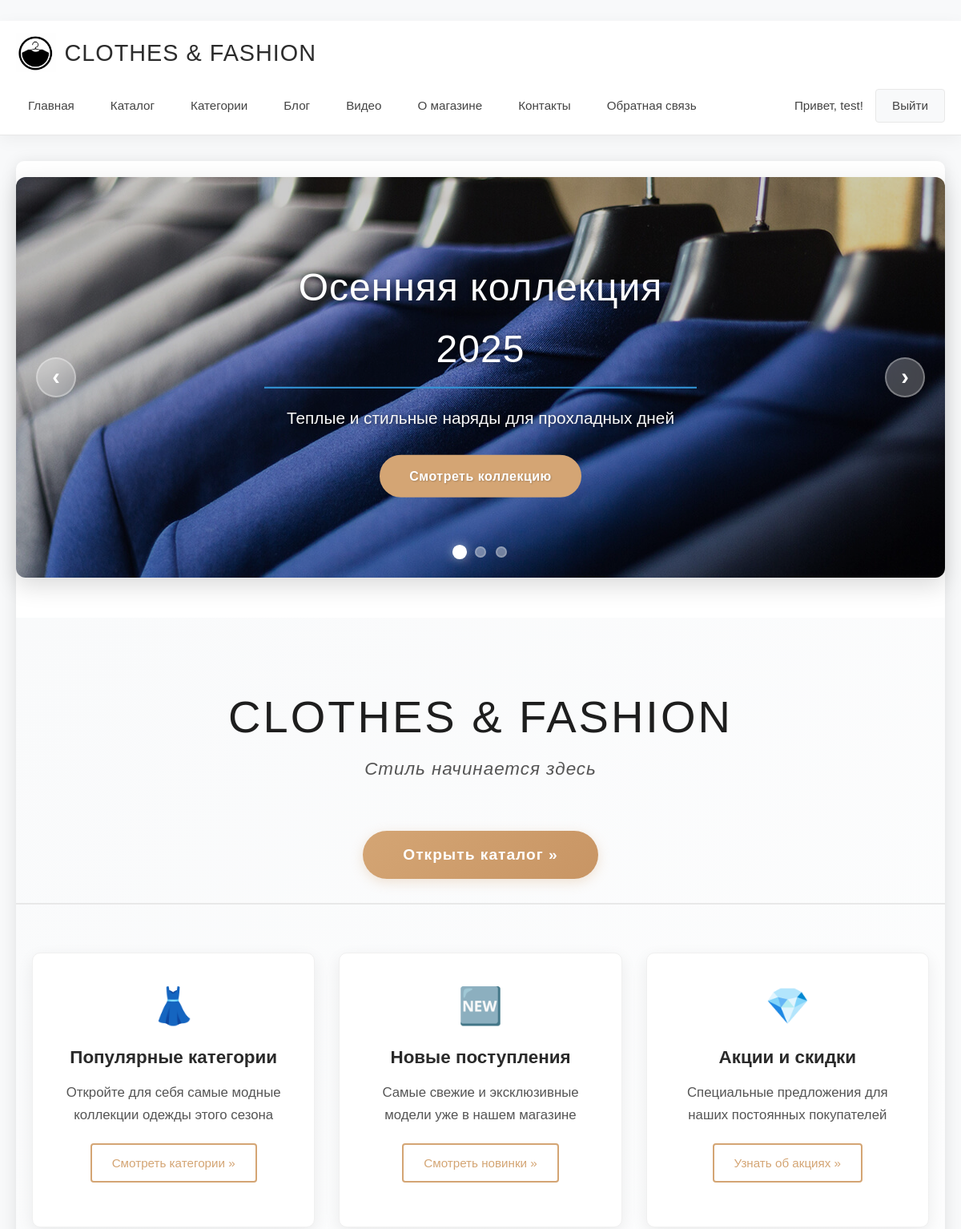
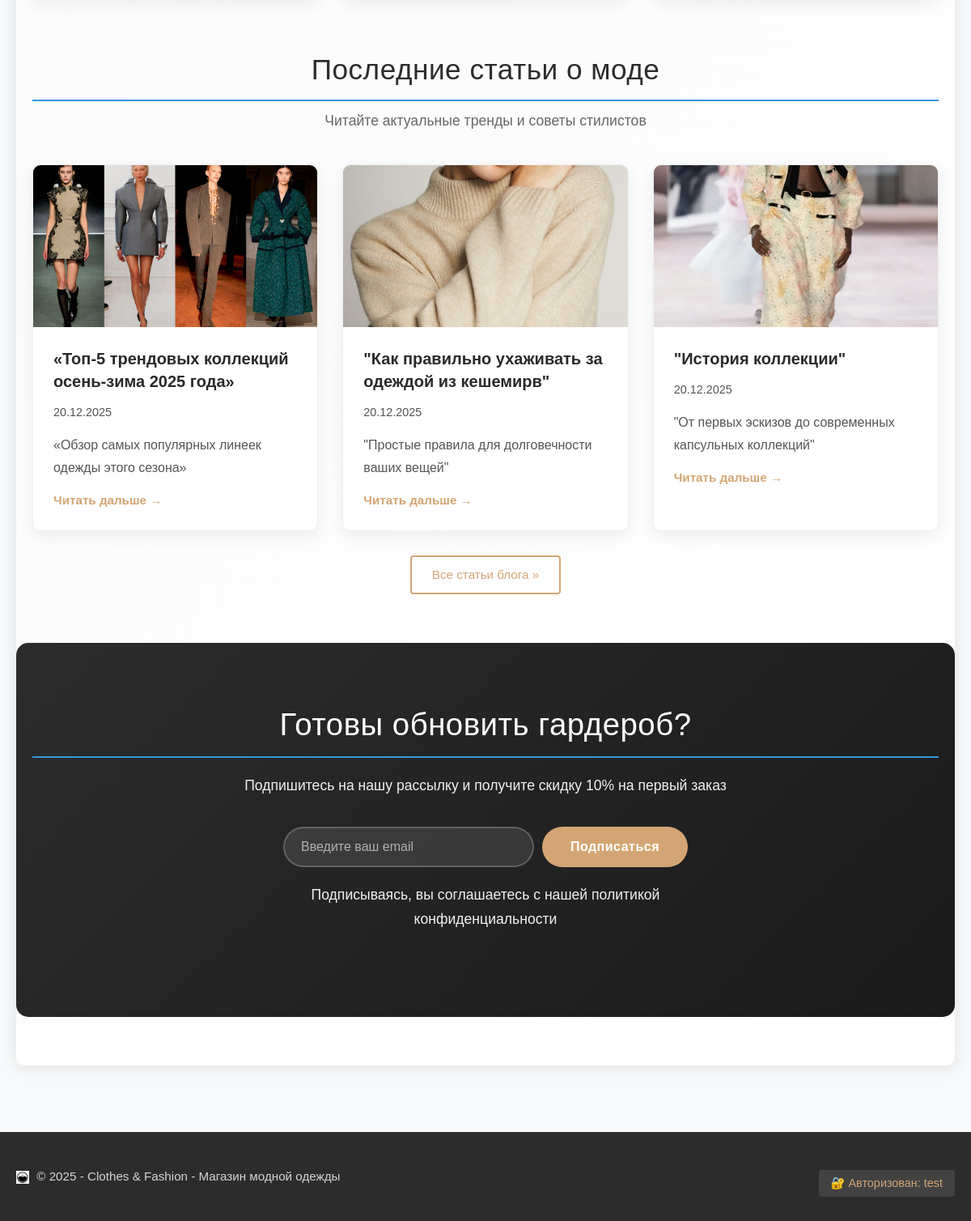
Screenshot of / (signed in) with the database file from the repository (2 pictures, top to bottom).
### app/models.py (models this page shows, shortened)
class Blog(models.Model):
    title = models.CharField(max_length=100, unique=True, verbose_name="Заголовок статьи")
    description = models.TextField(verbose_name="Краткое содержание")
    content = models.TextField(verbose_name="Полное содержание")
    posted = models.DateTimeField(default=datetime.now, db_index=True, verbose_name="Опубликована")
    image = models.FileField(
        default='temp.jpg',
        verbose_name='Путь к картинке',
        upload_to='blog_images/'
    )

### app/views.py (the view)
# urls.py: path('', views.home, name='home'),
def home(request):
    latest_posts = Blog.objects.all().order_by('-posted')[:3]
    return render(request, 'app/index.html', {
        'title': 'Clothes&Fashion - Главная страница',
        'year': datetime.now().year,
        'latest_posts': latest_posts,  # Добавлено для отображения статей на главной
    })

### app/templates/app/index.html (shortened to what this page needs)
﻿{% extends "app/layout.html" %}
{% block content %}
{% load static %}
<div class="fashion-carousel">
    <div id="fashionCarousel" class="carousel-container">
        <div class="carousel-track">
            <div class="carousel-slide active">
                <img src="{% static 'app/content/carousel1.jpg' %}" alt="Новая коллекция" class="slide-image">
                <div class="slide-content">
                    <h2 class="slide-title">Осенняя коллекция 2025</h2>
                    <p class="slide-description">Теплые и стильные наряды для прохладных дней</p>
                    <a href="/catalog" class="slide-btn">Смотреть коллекцию</a>
                </div>
            </div>
        </div>
        <button class="carousel-btn prev-btn" aria-label="Предыдущий слайд">
            <span>‹</span>
        </button>
        <button class="carousel-btn next-btn" aria-label="Следующий слайд">
            <span>›</span>
        </button>
        <div class="carousel-indicators">
            <button class="indicator active" data-index="0" aria-label="Перейти к слайду 1"></button>
            <button class="indicator" data-index="1" aria-label="Перейти к слайду 2"></button>
            <button class="indicator" data-index="2" aria-label="Перейти к слайду 3"></button>
        </div>
    </div>
</div>
<div class="fashion-home">
    <div class="page-header">
        <h1 class="brand-name">Clothes & Fashion</h1>
        <p class="tagline">Стиль начинается здесь</p>
        <p><a href="/catalog" class="btn-fashion btn-large">Открыть каталог &raquo;</a></p>
    </div>
    <div class="fashion-features">
        <div class="features-grid">
            <div class="feature-card">
                <div class="feature-icon">👗</div>
                <h4>Популярные категории</h4>
                <p>Откройте для себя самые модные коллекции одежды этого сезона</p>
                <p><a class="btn-fashion-outline" href="/categories">Смотреть категории &raquo;</a></p>
            </div>
            <div class="feature-card">
                <div class="feature-icon">🆕</div>
                <h4>Новые поступления</h4>
                <p>Самые свежие и эксклюзивные модели уже в нашем магазине</p>
                <p><a class="btn-fashion-outline" href="/catalog">Смотреть новинки &raquo;</a></p>
            </div>
            <div class="feature-card">
                <div class="feature-icon">💎</div>
                <h4>Акции и скидки</h4>
                <p>Специальные предложения для наших постоянных покупателей</p>
                <p><a class="btn-fashion-outline" href="/catalog">Узнать об акциях &raquo;</a></p>
            </div>
        </div>
    </div>
    <div class="fashion-blog-preview">
        <div class="section-header">
            <h2>Последние статьи о моде</h2>
            <p>Читайте актуальные тренды и советы стилистов</p>
        </div>
        <div class="blog-preview-grid">
            {% for post in latest_posts|slice:":3" %}
            <div class="blog-preview-card">
                {% if post.image %}
                <img src="{{ post.image.url }}" alt="{{ post.title }}" class="blog-preview-image">
                {% else %}
                <div class="blog-preview-placeholder">
                    <span>📝</span>
                </div>
                {% endif %}
                <div class="blog-preview-content">
                    <h4><a href="{% url 'blogpost' post.id %}">{{ post.title }}</a></h4>
                    <p class="blog-date">{{ post.posted|date:"d.m.Y" }}</p>
                    <p>{{ post.description|truncatewords:20 }}</p>
                    <a href="{% url 'blogpost' post.id %}" class="read-more">Читать дальше →</a>
                </div>
            </div>
            {% empty %}
            <div class="no-posts">
                <p>Пока нет статей в блоге. <a href="/newpost">Добавить первую статью</a></p>
            </div>
            {% endfor %}
        </div>
        <div class="blog-link-center">
            <a href="/blog" class="btn-fashion-outline">Все статьи блога &raquo;</a>
        </div>
    </div>
    <div class="fashion-cta">
        <div class="cta-content">
            <h2>Готовы обновить гардероб?</h2>
            <p>Подпишитесь на нашу рассылку и получите скидку 10% на первый заказ</p>
            <form class="newsletter-form">
                <input type="email" placeholder="Введите ваш email" required class="newsletter-input">
                <button type="submit" class="newsletter-btn">Подписаться</button>
            </form>
            <p class="newsletter-note">Подписываясь, вы соглашаетесь с нашей политикой конфиденциальности</p>
        </div>
    </div>
</div>
{% endblock %}

### app/templates/app/layout.html (shortened to what this page needs)
<!DOCTYPE html>
<html lang="ru">
<head>
    {% load static %}
    <link rel="stylesheet" href="{% static 'app/content/site.css' %}">
</head>
<body>
    <div class="page-wrapper">
        <header class="header">
            <div class="container">
                <div class="header-content">
                    <a href="/" class="logo">
                        {% if 'logo.png' in 'app/images/logo.png' %}
                        <img src="{% static 'app/images/logo.png' %}" alt="Clothes & Fashion Logo" class="logo-img">
                        {% else %}
                        <img src="{% static 'app/favicon.ico' %}" alt="Clothes & Fashion" class="logo-favicon">
                        {% endif %}
                        Clothes & Fashion
                    </a>
                    <nav class="nav">
                        <a href="/" class="nav-link">Главная</a>
                        <a href="/catalog" class="nav-link">Каталог</a>
                        <a href="/categories" class="nav-link">Категории</a>
                        <a href="/blog/1/" class="nav-link">Блог</a>
                        <a href="/video/" class="nav-link">Видео</a>
                        <a href="/about" class="nav-link">О магазине</a>
                        <a href="/contact" class="nav-link">Контакты</a>
                        <a href="/feedback" class="nav-link">Обратная связь</a>
                    </nav>
                    <div class="auth-section">
                        {% if user.is_authenticated %}
                        <span class="user-greeting">Привет, {{ user.username }}!</span>
                        <a href="{% url 'logout' %}" class="auth-btn logout">Выйти</a>
                        {% else %}
                        <a href="{% url 'login' %}" class="auth-btn">Войти</a>
                        <a href="{% url 'registration' %}" class="auth-btn register">Регистрация</a>
                        {% endif %}
                    </div>
                </div>
            </div>
        </header>
        <main class="main">
            <div class="container">
                <div class="content-wrapper">
                    {% block content %}{% endblock %}
                </div>
            </div>
        </main>
        <footer class="footer">
            <div class="container">
                <p>
                    <img src="{% static 'app/favicon.ico' %}" alt="Clothes & Fashion" class="footer-favicon">
                    &copy; {{ year }} - Clothes & Fashion - Магазин модной одежды
                </p>
                <div class="footer-status">
                    {% if user.is_authenticated %}
                    🔐 Авторизован: {{ user.username }}
                    {% else %}
                    👤 Гость
                    {% endif %}
                </div>
            </div>
        </footer>
    </div>
</body>
</html>

### app/static/app/content/site.css (style rules this page uses)
* { margin: 0; padding: 0; box-sizing: border-box; }
body { font-family: 'Arial', sans-serif; line-height: 1.6; color: #333; background: #f8f9fa; min-height: 100vh; }
.page-wrapper { min-height: 100vh; display: flex; flex-direction: column; }
.container { max-width: 1200px; margin: 0 auto; padding: 0 20px; }
.header { background: #2c3e50; color: white; padding: 1rem 0; box-shadow: 0 2px 10px rgba(0,0,0,0.1); }
.header-content { display: flex; justify-content: space-between; align-items: center; flex-wrap: wrap; gap: 1rem; }
.logo { font-size: 1.5rem; font-weight: bold; color: white; text-decoration: none; }
.nav { display: flex; gap: 1.5rem; flex-wrap: wrap; }
.nav-link { color: white; text-decoration: none; padding: 0.5rem 1rem; border-radius: 5px; transition: background 0.3s; }
.auth-section { display: flex; align-items: center; gap: 1rem; flex-wrap: wrap; }
.user-greeting { color: #ecf0f1; }
.auth-btn { padding: 0.5rem 1rem; border: 2px solid #3498db; border-radius: 5px; color: white; text-decoration: none; transition: all 0.3s; }
.logout { border-color: #e74c3c; }
.main { flex: 1; padding: 2rem 0; }
.content-wrapper { background: white; border-radius: 10px; padding: 2rem; box-shadow: 0 2px 20px rgba(0,0,0,0.1); }
h1 { color: #2c3e50; margin-bottom: 1.5rem; text-align: center; font-size: 2.2rem; }
h2 { color: #34495e; margin-bottom: 1rem; border-bottom: 2px solid #3498db; padding-bottom: 0.5rem; }
.footer { background: #34495e; color: white; text-align: center; padding: 2rem 0; margin-top: auto; }
.footer-status { margin-top: 1rem; padding: 0.5rem 1rem; background: rgba(255, 255, 255, 0.1); border-radius: 5px; display: inline-block; }

### rows the page displays
Blog: image (picture), title "«Топ-5 трендовых коллекций осень-зима 2025 года»", posted "20.12.2025", description "«Обзор самых популярных линеек одежды этого сезона»"
Blog: image (picture), title "\"Как правильно ухаживать за одеждой из кешемирв\"", posted "20.12.2025", description "\"Простые правила для долговечности ваших вещей\""
Blog: image (picture), title "\"История коллекции\"", posted "20.12.2025", description "\"От первых эскизов до современных капсульных коллекций\""

### other values shown
{{ user.username }} "test"
